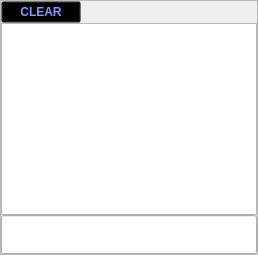
      <widget class="QWidget" name="textInputPage">
       <property name="styleSheet">
        <string notr="true">QPushButton { background-color: rgba(0, 0, 0, 0); color: white;}
QPushButton:pressed { background-color: rgba(255, 255, 255, 75);  }
QPushButton:hover:!pressed { border: 1px solid rgb(238, 152, 45); background-color: rgba(238, 152, 45, 75); }
QPushButton:disabled {color: rgb(136, 136, 136)}</string>
       </property>
       <layout class="QHBoxLayout" name="horizontalLayout">
        <property name="spacing">
         <number>0</number>
        </property>
        <property name="leftMargin">
         <number>0</number>
        </property>
        <property name="topMargin">
         <number>0</number>
        </property>
        <property name="rightMargin">
         <number>0</number>
        </property>
        <property name="bottomMargin">
         <number>0</number>
        </property>
        <item>
         <widget class="QFrame" name="textInputFrame">
          <property name="frameShape">
           <enum>QFrame::StyledPanel</enum>
          </property>
          <property name="frameShadow">
           <enum>QFrame::Raised</enum>
          </property>
          <layout class="QGridLayout" name="gridLayout_4" rowstretch="0,0,0" columnstretch="0,0">
           <property name="leftMargin">
            <number>0</number>
           </property>
           <property name="topMargin">
            <number>0</number>
           </property>
           <property name="rightMargin">
            <number>0</number>
           </property>
           <property name="bottomMargin">
            <number>0</number>
           </property>
           <property name="spacing">
            <number>0</number>
           </property>
           <item row="0" column="0">
            <widget class="QPushButton" name="clearList">
             <property name="font">
              <font>
               <weight>75</weight>
               <bold>true</bold>
              </font>
             </property>
             <property name="focusPolicy">
              <enum>Qt::NoFocus</enum>
             </property>
             <property name="styleSheet">
              <string notr="true">color: rgb(138, 150, 255);</string>
             </property>
             <property name="text">
              <string>CLEAR</string>
             </property>
            </widget>
           </item>
           <item row="0" column="1">
            <spacer name="horizontalSpacer">
             <property name="orientation">
              <enum>Qt::Horizontal</enum>
             </property>
             <property name="sizeHint" stdset="0">
              <size>
               <width>40</width>
               <height>20</height>
              </size>
             </property>
            </spacer>
           </item>
           <item row="1" column="0" colspan="2">
            <widget class="QListWidget" name="listWidget">
             <property name="font">
              <font>
               <pointsize>20</pointsize>
              </font>
             </property>
             <property name="styleSheet">
              <string notr="true">color:white;</string>
             </property>
             <property name="lineWidth">
              <number>0</number>
             </property>
             <property name="alternatingRowColors">
              <bool>false</bool>
             </property>
             <property name="horizontalScrollMode">
              <enum>QAbstractItemView::ScrollPerPixel</enum>
             </property>
             <property name="viewMode">
              <enum>QListView::ListMode</enum>
             </property>
            </widget>
           </item>
           <item row="2" column="0" colspan="2">
            <widget class="QLineEdit" name="lineEdit">
             <property name="sizePolicy">
              <sizepolicy hsizetype="Expanding" vsizetype="Fixed">
               <horstretch>0</horstretch>
               <verstretch>0</verstretch>
              </sizepolicy>
             </property>
             <property name="font">
              <font>
               <pointsize>20</pointsize>
              </font>
             </property>
             <property name="text">
              <string/>
             </property>
             <property name="alignment">
              <set>Qt::AlignRight|Qt::AlignTrailing|Qt::AlignVCenter</set>
             </property>
             <property name="placeholderText">
              <string/>
             </property>
            </widget>
           </item>
          </layout>
         </widget>
        </item>
       </layout>
      </widget>
